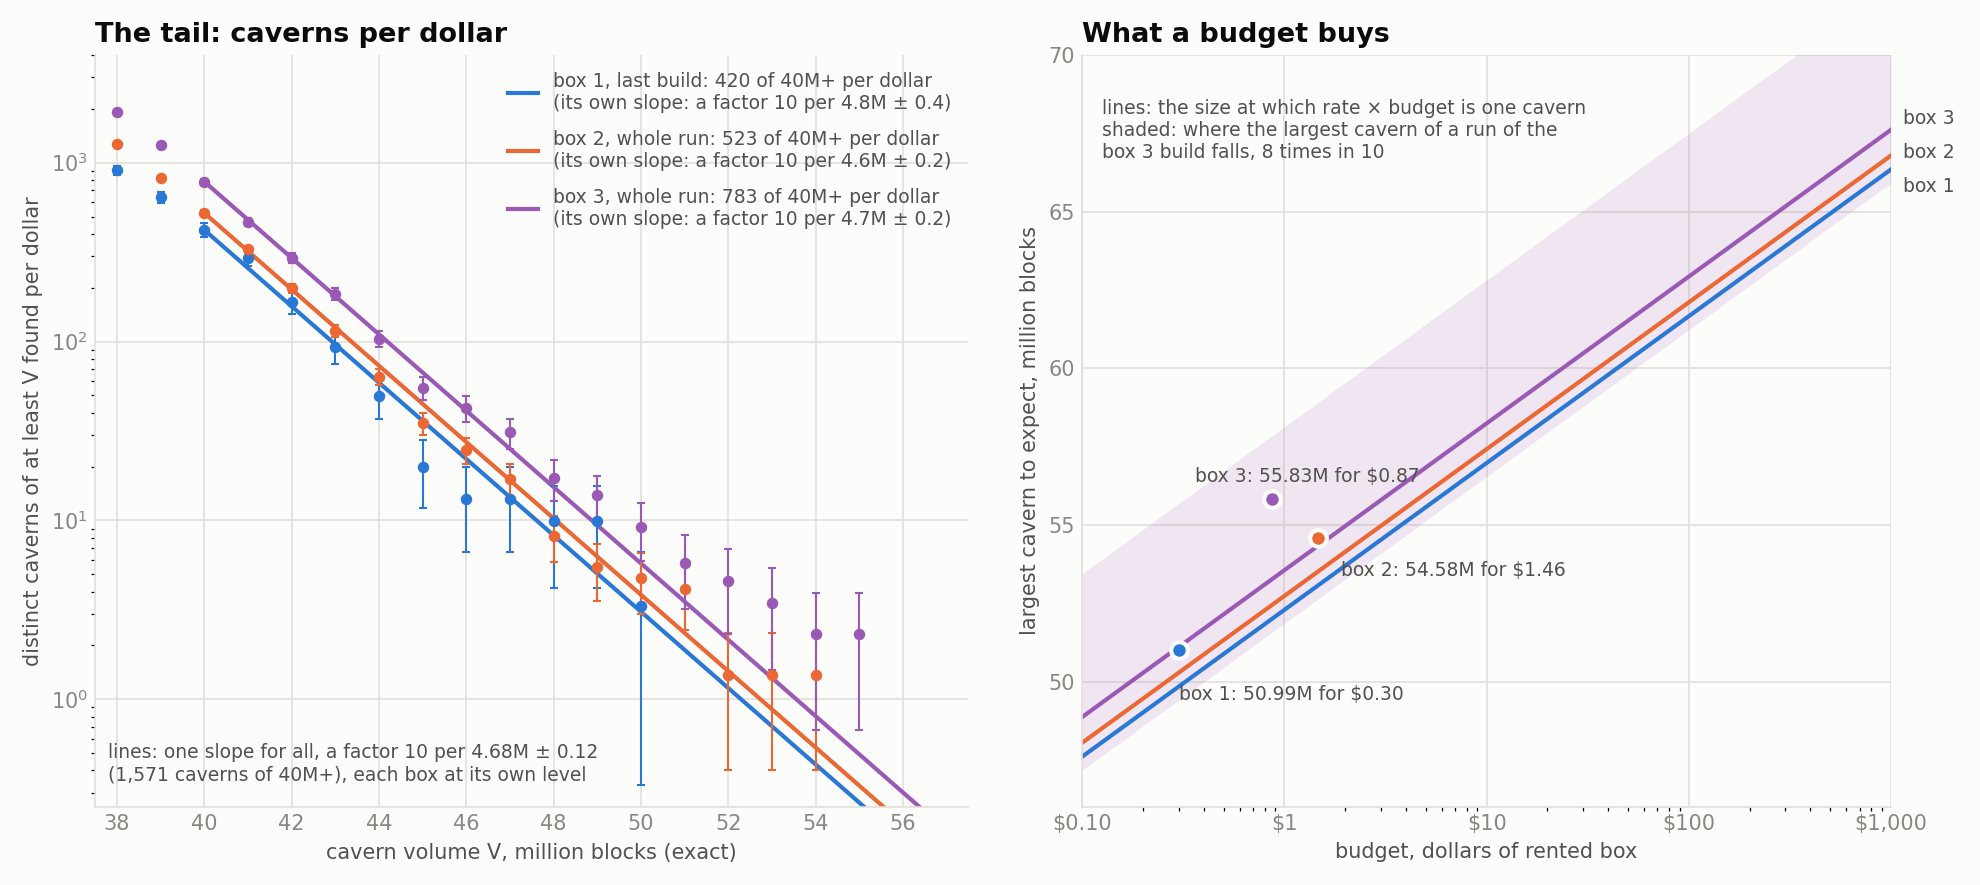

This chart was generated by the following Python code:
#!/usr/bin/env python3
"""The tail curve of the cave search, box by box, and what it says a budget buys.
Left: distinct caverns of at least V found per dollar of rented box (exact volumes), with the exponential tail fitted by
maximum likelihood from 40M up (a factor 10 per ln(10) x mean(V - 40M)). The boxes' own slopes agree within their
errors, so the lines share the pooled slope and each box keeps its own level (its count of 40M+ caverns per dollar).
Right: the largest cavern to expect from a budget, V*(B) = 40M + slope x log10(level x B), the size at which the fitted
rate times the budget is one cavern; the band is where the largest cavern of a run of the last build falls 8 times in
10 (the largest of a Poisson number of exponential tails: V* + slope x log10(1 / -ln p) for p = 0.1 and 0.9); the
points are what each run actually found for what it cost.
  box 1  RTX A2000 + 61 CPU threads, $0.159 an hour: its last run (g12)
  box 2  RTX 4080 Super + 61 CPU threads, $0.295 an hour: its whole run (g13)
  box 3  the same machine, with the window sums restructured: its whole run (g14)
Data: stats/now/g12, g13, g14 (seeds.txt, s3.txt, settings.txt), hits/cv1_s3.txt.   usage: tail_curve.py [OUT=stats/tail_curve.png]"""
import sys, os, math, calendar, time, collections, numpy as np, matplotlib; matplotlib.use('Agg'); import matplotlib.pyplot as plt
here = os.path.dirname(os.path.abspath(__file__)); out = sys.argv[1] if len(sys.argv) > 1 else os.path.join(here, 'tail_curve.png')
SURF, INK, INK2, MUTED, GRID = '#fcfcfb', '#0b0b0b', '#52514e', '#898781', '#e1e0d9'
COLOURS = ('#2a78d6', '#eb6834', '#9b59b6')   # checked with the dataviz validator (light surface): all six checks pass
BASE = 40.0
def stamp(s): return calendar.timegm(time.strptime(s, '%Y-%m-%dT%H:%M:%SZ'))
def volumes(seeds_file, s3_file):   # the exact caverns of the seeds a run scanned, a cavern once per seed
    seeds = {l.split()[0] for l in open(seeds_file) if l.strip()}; found = collections.defaultdict(set)
    for l in open(s3_file):
        w = l.split()
        if len(w) > 14 and w[0] in seeds and int(w[3]) > 0: found[w[0]].add(int(w[3]))
    return np.array([v / 1e6 for s in found.values() for v in s])
def first_mark(run): return min(stamp(l.split()[0]) for l in open(f'{here}/now/{run}/settings.txt') if 'from seed line' in l)
runs = [('box 1, last build', volumes(f'{here}/now/g12/seeds.txt', f'{here}/../hits/cv1_s3.txt'), 1.90 * 0.159),
        ('box 2, whole run', volumes(f'{here}/now/g13/seeds.txt', f'{here}/now/g13/s3.txt'), (stamp('2026-10-05T22:17:20Z') - first_mark('g13')) / 3600 * 0.295),
        ('box 3, whole run', volumes(f'{here}/now/g14/seeds.txt', f'{here}/now/g14/s3.txt'), (stamp('2026-10-06T02:07:26Z') - first_mark('g14')) / 3600 * 0.295)]
pool = np.concatenate([v[v >= BASE] for _, v, _ in runs]); slope = math.log(10) * (pool.mean() - BASE); slope_err = slope / math.sqrt(len(pool))
print(f'pooled: {len(pool)} caverns of {BASE:.0f}M+, a factor 10 per {slope:.2f}M +- {slope_err:.2f}M')

fig, (ax, bx) = plt.subplots(1, 2, figsize=(13.2, 5.9), dpi=150, gridspec_kw={'width_ratios': [1.08, 1]}); fig.patch.set_facecolor(SURF)
for a in (ax, bx):
    a.set_facecolor(SURF); a.set_axisbelow(True); a.tick_params(colors=MUTED, length=0); a.grid(True, color=GRID, lw=0.8)
    for s in ('top', 'right'): a.spines[s].set_visible(False)
    for s in ('left', 'bottom'): a.spines[s].set_color(GRID)
T = np.arange(38, 57.01, 1.0); budgets = np.logspace(-1, 3, 200); rows = []
for (name, v, dollars), colour in zip(runs, COLOURS):
    counts = np.array([(v >= t).sum() for t in T]); m = counts > 0; tail = v[v >= BASE]; level = len(tail) / dollars
    own = math.log(10) * (tail.mean() - BASE); own_err = own / math.sqrt(len(tail))
    ax.errorbar(T[m], counts[m] / dollars, yerr=[np.minimum(np.sqrt(counts[m]), counts[m] * 0.9) / dollars, np.sqrt(counts[m]) / dollars], fmt='o', ms=4.5, color=colour, ecolor=colour, elinewidth=1, capsize=2, zorder=3)
    xs = np.array([BASE, 60.0]); ax.plot(xs, level * 10 ** (-(xs - BASE) / slope), color=colour, lw=2, label=f'{name}: {level:,.0f} of 40M+ per dollar\n(its own slope: a factor 10 per {own:.1f}M ± {own_err:.1f})')
    expect = BASE + slope * np.log10(level * budgets); bx.plot(budgets, expect, color=colour, lw=2)
    if name.startswith('box 3'): bx.fill_between(budgets, expect + slope * math.log10(1 / -math.log(0.1)), expect + slope * math.log10(1 / -math.log(0.9)), color=colour, alpha=0.13, lw=0, zorder=1)
    bx.plot([dollars], [v.max()], 'o', ms=8, color=colour, markeredgecolor=SURF, markeredgewidth=2, zorder=4)
    at1 = BASE + slope * math.log10(level); rows.append((name, dollars, len(v), len(tail), level, own, own_err, v.max(), at1))
    print(f'{name}: ${dollars:.2f}; {len(tail)} caverns of 40M+ = {level:.0f} per dollar; own slope a factor 10 per {own:.2f}M +- {own_err:.2f}; largest found {v.max():.2f}M; largest to expect for $1 {at1:.1f}M, $10 {at1 + slope:.1f}M, $100 {at1 + 2 * slope:.1f}M; what the fit expects for its own cost: {BASE + slope * math.log10(level * dollars):.1f}M')
ax.set_yscale('log'); ax.set_xlim(37.5, 57.5); ax.set_ylim(0.25, 4000); ax.set_xlabel('cavern volume V, million blocks (exact)', color=INK2); ax.set_ylabel('distinct caverns of at least V found per dollar', color=INK2)
ax.set_title('The tail: caverns per dollar', loc='left', fontsize=13, color=INK, fontweight='bold')
ax.text(0.015, 0.03, f'lines: one slope for all, a factor 10 per {slope:.2f}M ± {slope_err:.2f}\n({len(pool):,} caverns of 40M+), each box at its own level', transform=ax.transAxes, ha='left', va='bottom', fontsize=9, color=INK2)
leg = ax.legend(loc='upper right', frameon=False, fontsize=9, handlelength=1.6, labelspacing=0.9); [t.set_color(INK2) for t in leg.get_texts()]
ax.set_xticks(range(38, 58, 2))
# direct labels on the right panel: the lines at their right end, the points by what they are
labels = {'box 1, last build': ((0.30, 49.6), 'box 1: 50.99M for $0.30'), 'box 2, whole run': ((1.9, 53.55), 'box 2: 54.58M for $1.46'), 'box 3, whole run': ((0.36, 56.55), 'box 3: 55.83M for $0.87')}
for (name, dollars, n, n40, level, own, own_err, largest, at1), colour in zip(rows, COLOURS):
    (x, y), text = labels[name]; bx.text(x, y, text, color=INK2, fontsize=9, ha='left' if name != 'box 1, last build' else 'left', va='center')
    bx.text(1150, BASE + slope * math.log10(level * 1000) + {'box 1': -0.55, 'box 2': 0.1, 'box 3': 0.35}[name.split(',')[0]], name.split(',')[0], color=INK2, fontsize=9, va='center', ha='left', clip_on=False)
bx.text(0.125, 68.6, 'lines: the size at which rate × budget is one cavern\nshaded: where the largest cavern of a run of the\nbox 3 build falls, 8 times in 10', color=INK2, fontsize=9, ha='left', va='top')
bx.set_xscale('log'); bx.set_xlim(0.1, 1000); bx.set_ylim(46, 70); bx.set_xlabel('budget, dollars of rented box', color=INK2); bx.set_ylabel('largest cavern to expect, million blocks', color=INK2)
bx.set_xticks([0.1, 1, 10, 100, 1000]); bx.set_xticklabels(['$0.10', '$1', '$10', '$100', '$1,000'])
bx.set_title('What a budget buys', loc='left', fontsize=13, color=INK, fontweight='bold')
fig.tight_layout(w_pad=2.5); fig.subplots_adjust(right=0.955); fig.savefig(out, facecolor=SURF); print('wrote', out)
